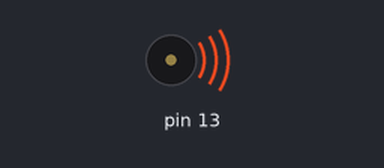
The sketch below on a simulated Arduino Uno, built with avr-gcc and run on an emulated ATmega328P. Shown: buzzer (waves = sounding).

Above: at 0.2 s.
Timing chart, 0 to 3.0 s (numbered marks = the images above):
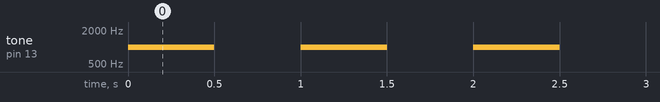

The sketch:

buzzer.ino
```cpp
int freq = 1000;

void setup() {
  // put your setup code here, to run once:
  pinMode(13,OUTPUT);
}

void loop() {
  // put your main code here, to run repeatedly:

  tone(13, freq);
  delay(500);
  noTone(13);
  delay(500);
}
```

Measured:
- by itself, tone on pin 13: alternates 1000 Hz for 0.50 s and silent for 0.50 s
